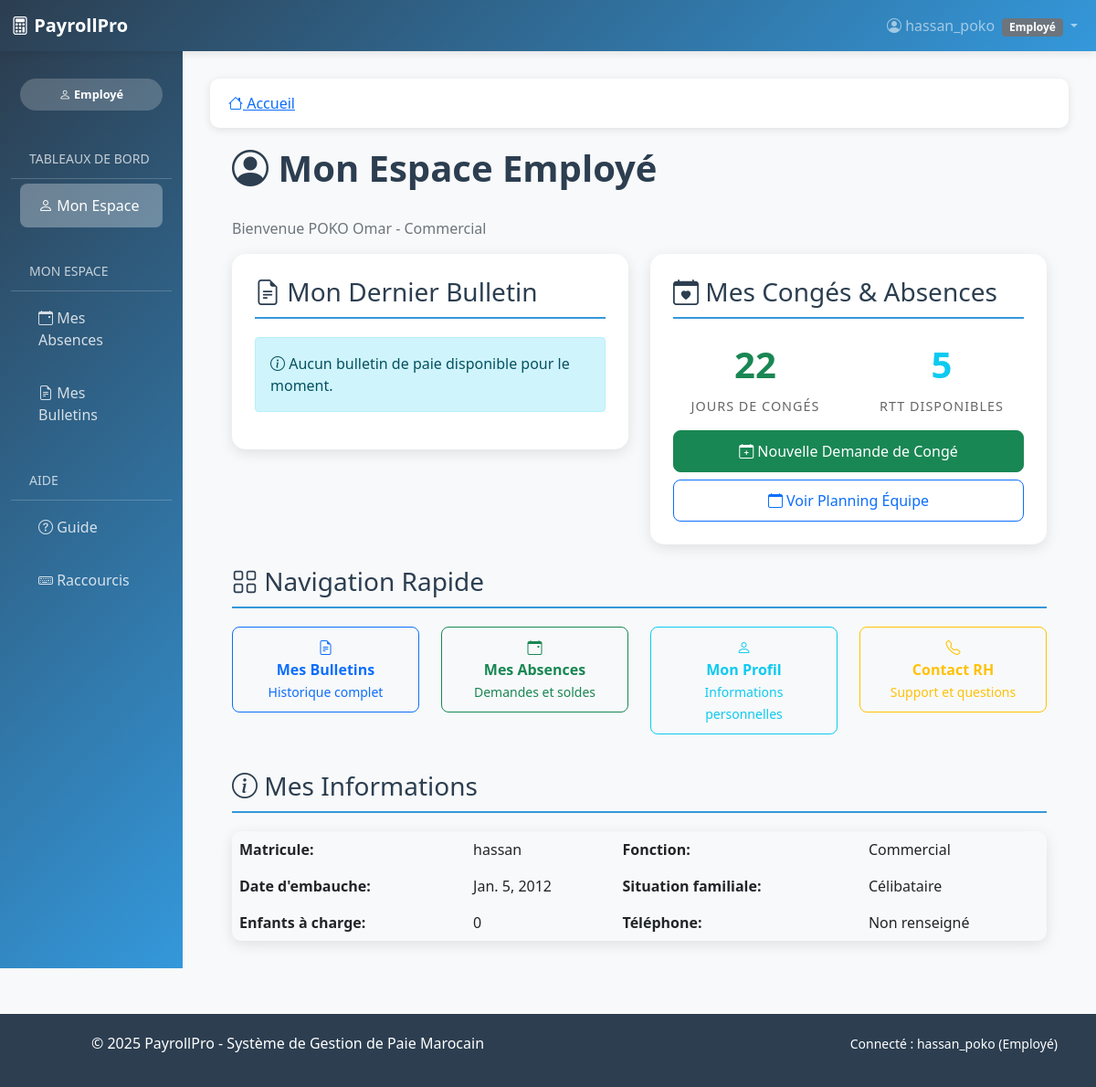
The app's page /dashboard/employe/ (signed in), older data.
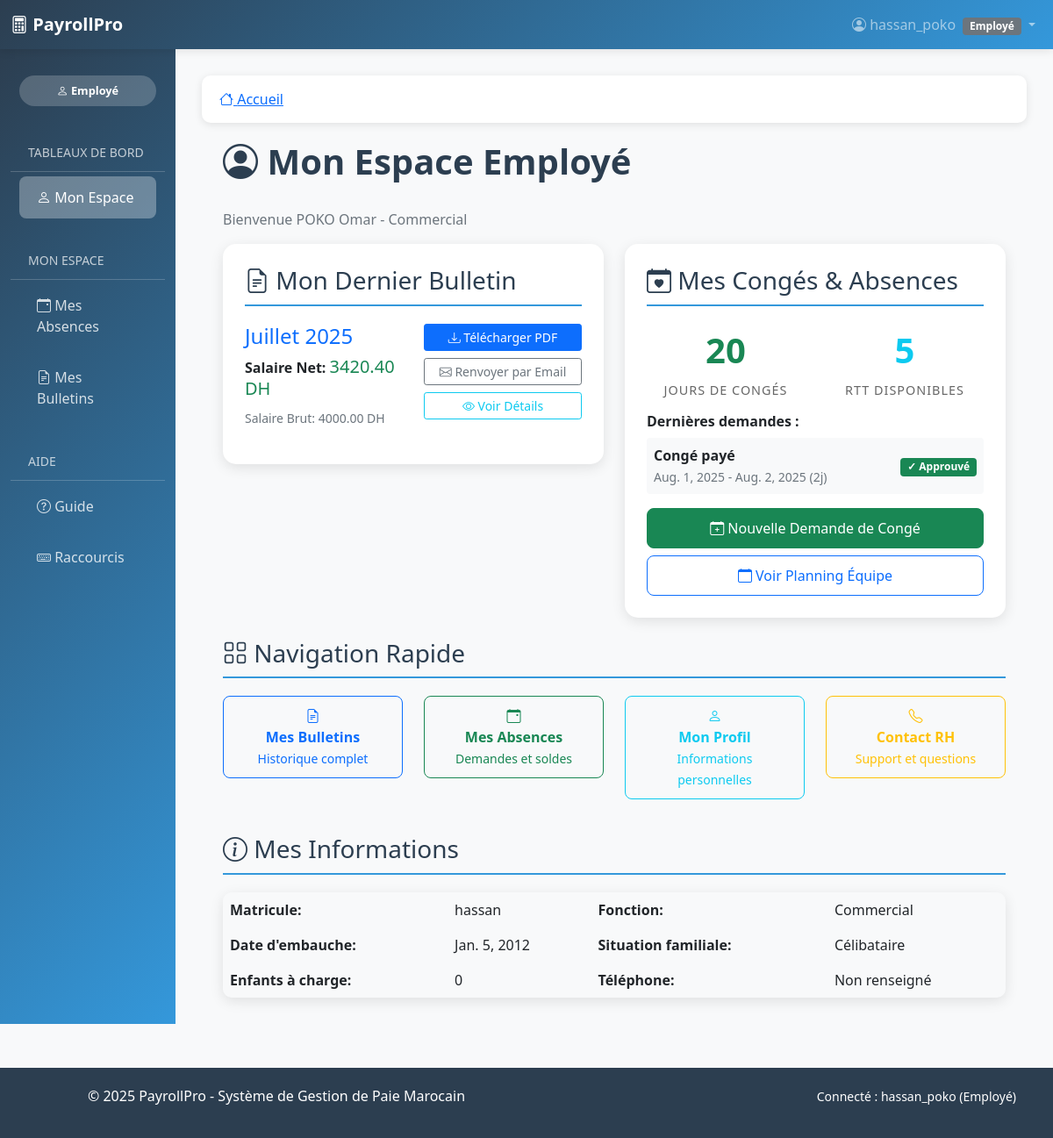
The same page, newer data.
### paie/models.py (models this page shows, shortened)
class BulletinPaie(models.Model):
    employe = models.ForeignKey(Employe, on_delete=models.CASCADE, related_name='bulletins')
    mois = models.IntegerField(validators=[MinValueValidator(1), MaxValueValidator(12)])
    annee = models.IntegerField()
    salaire_base = models.DecimalField(max_digits=10, decimal_places=2)
    heures_travaillees = models.IntegerField(default=191, help_text="Heures normales du mois")
    heures_supplementaires = models.DecimalField(max_digits=6, decimal_places=2, default=0)
    total_primes = models.DecimalField(max_digits=10, decimal_places=2, default=0)
    total_retenues = models.DecimalField(max_digits=10, decimal_places=2, default=0)
    total_avances = models.DecimalField(max_digits=10, decimal_places=2, default=0)
    salaire_brut_imposable = models.DecimalField(max_digits=10, decimal_places=2, default=0)
    salaire_brut_non_imposable = models.DecimalField(max_digits=10, decimal_places=2, default=0)
    cotisation_cnss = models.DecimalField(max_digits=10, decimal_places=2, default=0)
    cotisation_amo = models.DecimalField(max_digits=10, decimal_places=2, default=0)
    cotisation_cimr = models.DecimalField(max_digits=10, decimal_places=2, default=0)
    impot_revenu = models.DecimalField(max_digits=10, decimal_places=2, default=0)
    salaire_net = models.DecimalField(max_digits=10, decimal_places=2, default=0)
    net_a_payer = models.DecimalField(max_digits=10, decimal_places=2, default=0)
    date_calcul = models.DateTimeField(auto_now_add=True)
    calcule_par = models.ForeignKey(User, on_delete=models.SET_NULL, null=True, blank=True)
    valide = models.BooleanField(default=False)
    envoye = models.BooleanField(default=False)
    date_envoi = models.DateTimeField(null=True, blank=True)
    class Meta:
        verbose_name = "Bulletin de paie"
        verbose_name_plural = "Bulletins de paie"
        unique_together = ['employe', 'mois', 'annee']
        ordering = ['-annee', '-mois']
    def periode_formatted(self):
        mois_noms = [
            '', 'Janvier', 'Février', 'Mars', 'Avril', 'Mai', 'Juin',
            'Juillet', 'Août', 'Septembre', 'Octobre', 'Novembre', 'Décembre'
        ]
        return f"{mois_noms[self.mois]} {self.annee}"

class Absence(models.Model):
    TYPE_ABSENCE_CHOICES = [
        ('CONGE', 'Congé payé'),
        ('MALADIE', 'Congé maladie'),
        ('MATERNITE', 'Congé maternité'),
        ('SANS_SOLDE', 'Congé sans solde'),
        ('RTT', 'Récupération temps de travail'),
        ('AUTRE', 'Autre'),
    ]
    STATUT_CHOICES = [
        ('EN_ATTENTE', 'En attente'),
        ('APPROUVE', 'Approuvé'),
        ('REFUSE', 'Refusé'),
        ('ANNULE', 'Annulé'),
    ]
    employe = models.ForeignKey(Employe, on_delete=models.CASCADE, related_name='absences')
    type_absence = models.CharField(max_length=20, choices=TYPE_ABSENCE_CHOICES)
    date_debut = models.DateField()
    date_fin = models.DateField()
    nombre_jours = models.IntegerField(help_text="Nombre de jours ouvrables")
    statut = models.CharField(max_length=20, choices=STATUT_CHOICES, default='EN_ATTENTE')
    approuve_par = models.ForeignKey(User, on_delete=models.SET_NULL, null=True, blank=True)
    date_approbation = models.DateTimeField(null=True, blank=True)
    motif = models.TextField(blank=True)
    note_rh = models.TextField(blank=True)
    impact_salaire = models.BooleanField(default=False, help_text="Décompte du salaire")
    date_creation = models.DateTimeField(auto_now_add=True)
    date_modification = models.DateTimeField(auto_now=True)
    class Meta:
        verbose_name = "Absence"
        verbose_name_plural = "Absences"
        ordering = ['-date_creation']

### paie/views.py (the view, shortened to what this page needs)
# urls.py: path('dashboard/employe/', views.dashboard_employe, name='dashboard_employe'),
@login_required
def dashboard_employe(request):
    gestionnaire = GestionnaireUtilisateurs()
    employe = gestionnaire.obtenir_employe_par_user(request.user)
    dernier_bulletin = BulletinPaie.objects.filter(employe=employe).first()
    from django.db.models import Sum
    conges_pris = Absence.objects.filter(
        employe=employe,
        type_absence='CONGE',
        statut='APPROUVE',
        date_debut__year=timezone.now().year
    ).aggregate(total=Sum('nombre_jours'))['total'] or 0
    solde_conges = max(0, 22 - conges_pris)  # 22 congés payés annuels
    solde_rtt = 5      # RTT disponibles (à améliorer)
    absences_recentes = Absence.objects.filter(employe=employe)[:3]
    context = {
        'user_role': 'employe',
        'employe': employe,
        'dernier_bulletin': dernier_bulletin,
        'solde_conges': solde_conges,
        'solde_rtt': solde_rtt,
        'absences_recentes': absences_recentes,
    }
    return render(request, 'paie/dashboard_employe.html', context)

### paie/models.py (called while the page is built)
    def nom_complet(self):
        return f"{self.nom} {self.prenom}"

### paie/user_management.py (called while the page is built)
    def obtenir_employe_par_user(self, user):
        try:
            return Employe.objects.get(user=user)
        except Employe.DoesNotExist:
            return None

### paie/templates/paie/dashboard_employe.html (shortened to what the changed rows need)
{% extends 'paie/base.html' %}
{% block content %}
<div class="container-fluid">
    <div class="row">
        <div class="col-12">
            <h1 class="page-title">
                <i class="bi bi-person-circle"></i> Mon Espace Employé
            </h1>
        </div>
    </div>
    <div class="row">
        <div class="col-lg-6 mb-4">
            <div class="stats-card">
                <h3 class="section-title">
                    <i class="bi bi-file-earmark-text"></i> Mon Dernier Bulletin
                </h3>
                {% if dernier_bulletin %}
                    <div class="row">
                        <div class="col-md-6">
                            <h4 class="text-primary">{{ dernier_bulletin.periode_formatted }}</h4>
                            <p class="mb-2">
                                <strong>Salaire Net:</strong>
                                <span class="text-success h5">{{ dernier_bulletin.net_a_payer|floatformat:2 }} DH</span>
                            </p>
                            <p class="text-muted">
                                <small>Salaire Brut: {{ dernier_bulletin.salaire_brut_imposable|floatformat:2 }} DH</small>
                            </p>
                        </div>
                        <div class="col-md-6 text-end">
                            <div class="d-grid gap-2">
                                <a href="#" class="btn btn-primary btn-sm">
                                    <i class="bi bi-download"></i> Télécharger PDF
                                </a>
                                <a href="#" class="btn btn-outline-secondary btn-sm">
                                    <i class="bi bi-envelope"></i> Renvoyer par Email
                                </a>
                                <a href="#" class="btn btn-outline-info btn-sm">
                                    <i class="bi bi-eye"></i> Voir Détails
                                </a>
                            </div>
                        </div>
                    </div>
                {% else %}
                    <div class="alert alert-info">
                        <i class="bi bi-info-circle"></i> Aucun bulletin de paie disponible pour le moment.
                    </div>
                {% endif %}
            </div>
        </div>
        <div class="col-lg-6 mb-4">
            <div class="stats-card">
                <h3 class="section-title">
                    <i class="bi bi-calendar-heart"></i> Mes Congés & Absences
                </h3>
                <div class="row text-center mb-3">
                    <div class="col-6">
                        <div class="stats-number text-success">{{ solde_conges }}</div>
                        <div class="stats-label">Jours de Congés</div>
                    </div>
                    <div class="col-6">
                    </div>
                </div>
                {% if absences_recentes %}
                    <h6 class="fw-bold mb-2">Dernières demandes :</h6>
                    {% for absence in absences_recentes %}
                        <div class="d-flex justify-content-between align-items-center mb-2 p-2 bg-light rounded">
                            <div>
                                <strong>{{ absence.get_type_absence_display }}</strong><br>
                                <small class="text-muted">
                                    {{ absence.date_debut }} - {{ absence.date_fin }} ({{ absence.nombre_jours }}j)
                                </small>
                            </div>
                            <div>
                                {% if absence.statut == 'APPROUVE' %}
                                    <span class="badge bg-success">✓ Approuvé</span>
                                {% elif absence.statut == 'REFUSE' %}
                                    <span class="badge bg-danger">✗ Refusé</span>
                                {% else %}
                                    <span class="badge bg-warning">⏳ En attente</span>
                                {% endif %}
                            </div>
                        </div>
                    {% endfor %}
                {% endif %}
                <div class="d-grid gap-2 mt-3">
                    <a href="#" class="btn btn-success btn-action">
                    </a>
                    <a href="#" class="btn btn-outline-primary btn-action">
                    </a>
                </div>
            </div>
        </div>
    </div>
</div>
{% endblock %}

Row changes from the older to the newer data that the page shows:
added BulletinPaie: periode_formatted "Juillet 2025", net_a_payer "3420.40", salaire_brut_imposable "4000.00"
added Absence: type_absence "Congé payé", date_debut "Aug. 1, 2025", date_fin "Aug. 2, 2025", nombre_jours "2", statut "✓ Approuvé"
Text that changed along with them:
{{ solde_conges }}: "22" → "20"
text no longer shown: "Aucun bulletin de paie disponible pour le moment."
text now shown: "Salaire Net: DH Salaire Brut: DH Télécharger PDF Renvoyer par Email Voir Détails Dernières demandes :"
